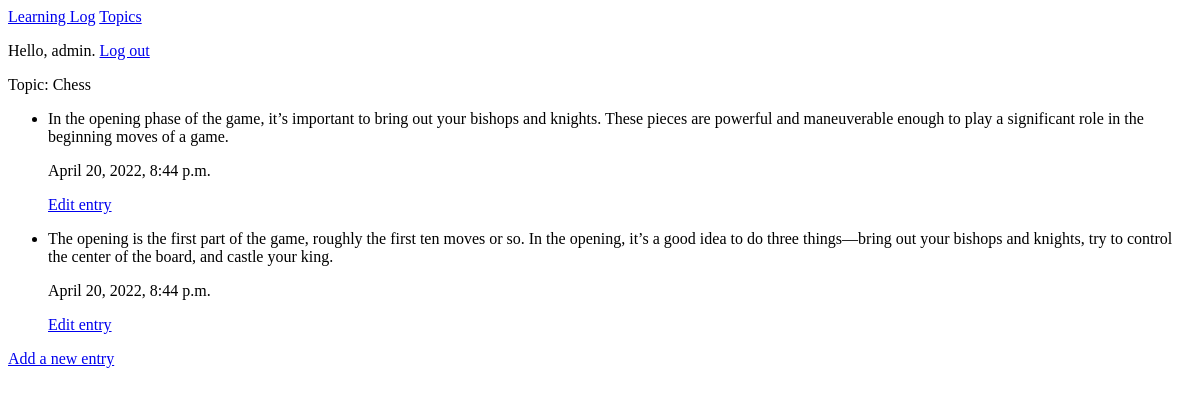
/topics/1 (signed in), run on an earlier commit of the app's database.
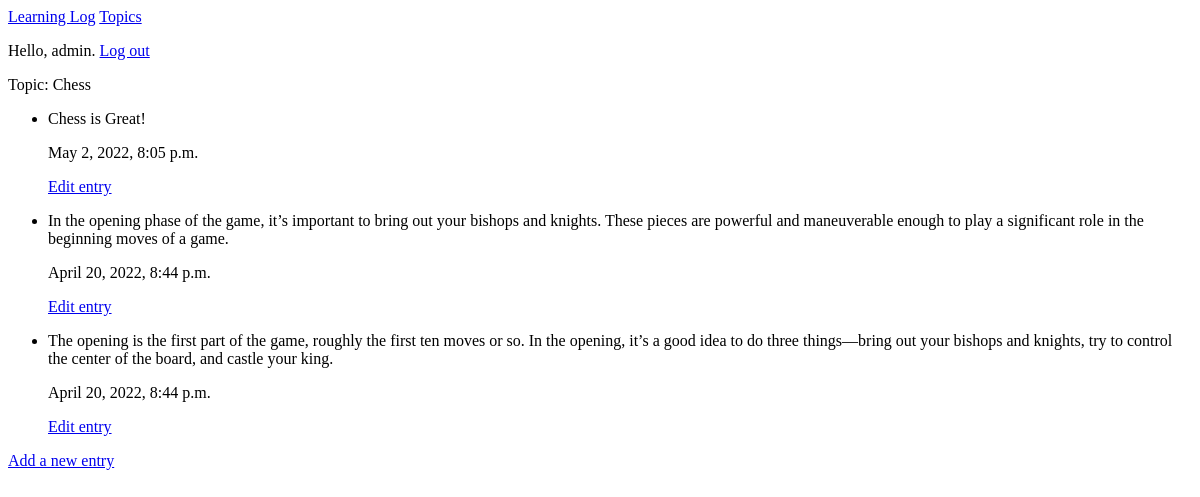
And on a later commit of the database.
### MainApp/models.py (models this page shows, shortened)
class Topic(models.Model):
    text = models.CharField(max_length=200)
    date_added = models.DateTimeField(auto_now_add=True)
    owner = models.ForeignKey(User, on_delete=models.CASCADE)
    def __str__(self):
        return self.text

class Entry(models.Model):
    topic = models.ForeignKey(Topic, on_delete=models.CASCADE)
    text = models.TextField()
    date_added = models.DateTimeField(auto_now_add=True)
    class Meta:
        verbose_name_plural = 'entries'

### MainApp/views.py (the view)
# urls.py: path('topics/<int:topic_id>',views.topic, name='topic'),
@login_required
def topic(request, topic_id):
    topic = Topic.objects.get(id=topic_id)
    if topic.owner != request.user:
        raise Http404
    entries = topic.entry_set.order_by('-date_added')
    context = {'topic': topic,'entries':entries}
    return render(request, 'MainApp/topic.html', context)

### MainApp/templates/mainapp/topic.html
{% extends "MainApp/base.html" %}
{% block content %}
<p>
    Topic: {{ topic }}
</p>
<ul>
    {% for e in entries %}
    <li>
        <p> {{ e.text }}</p>
        <p> {{ e.date_added }}</p>
        <p><a href="{% url 'MainApp:edit_entry' e.id %}">Edit entry</a></p>
    </li>
    {% empty %}
    <li> There are no entries for this topic yet.</li>
    {% endfor %}
</ul>
<p><a href="{% url 'MainApp:new_entry' topic.id %}"> Add a new entry</a></p>
{% endblock content %}

### MainApp/templates/mainapp/base.html (shortened to what this page needs)
<p>
    <a href="{% url 'MainApp:index' %}">Learning Log</a>
    <a href="{% url 'MainApp:topics' %}">Topics</a>
</p>
{% if user.is_authenticated %}
Hello, {{ user.username }}.
<a href="{% url 'users:logout' %}">Log out</a>
{% else %}
<a href="{% url 'users:register' %}">Register</a>
<a href="{% url 'users:login' %}">Log in</a>
{% endif %}
{% block content %}
{% endblock content %}

What changed in the data, as far as the page shows it:
added Entry: text "Chess is Great!", date_added "May 2, 2022, 8:05 p.m."
